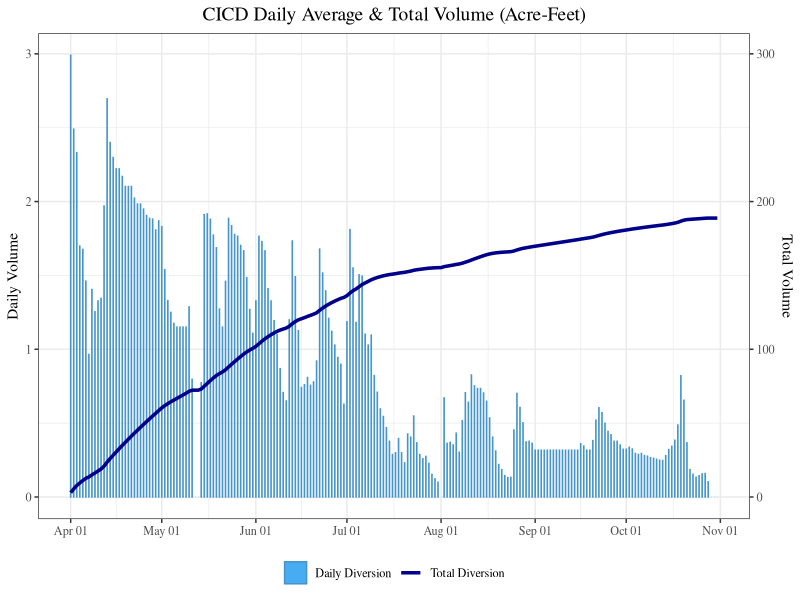
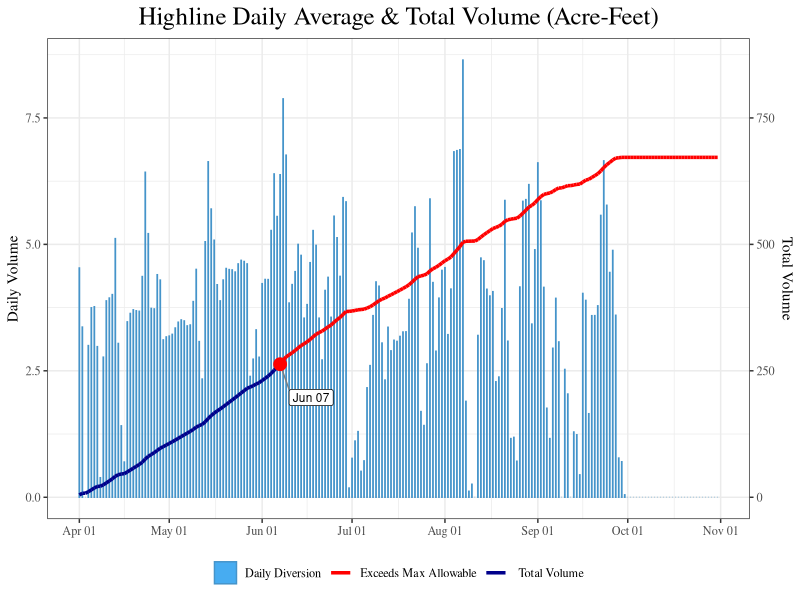
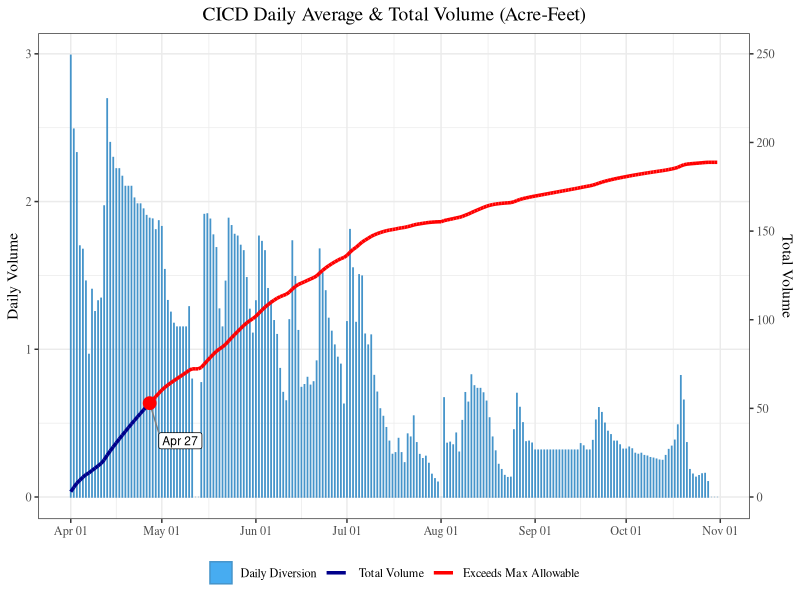
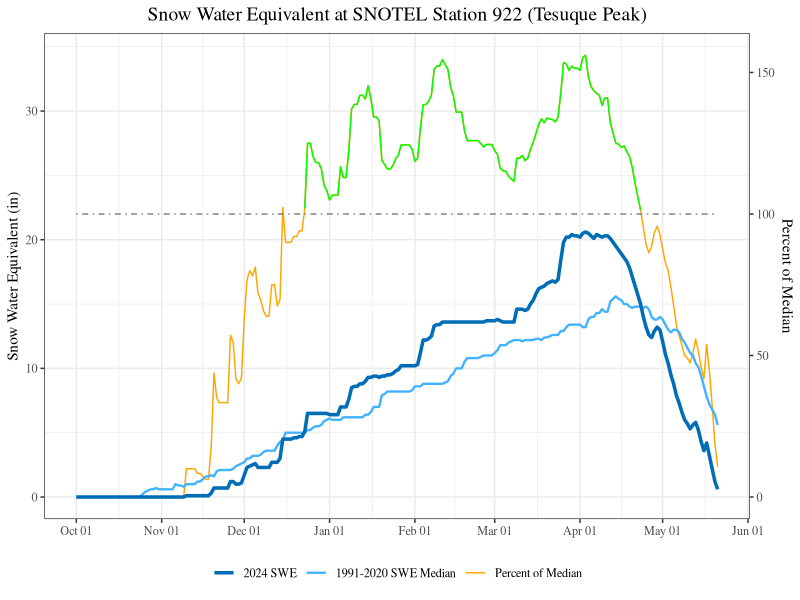
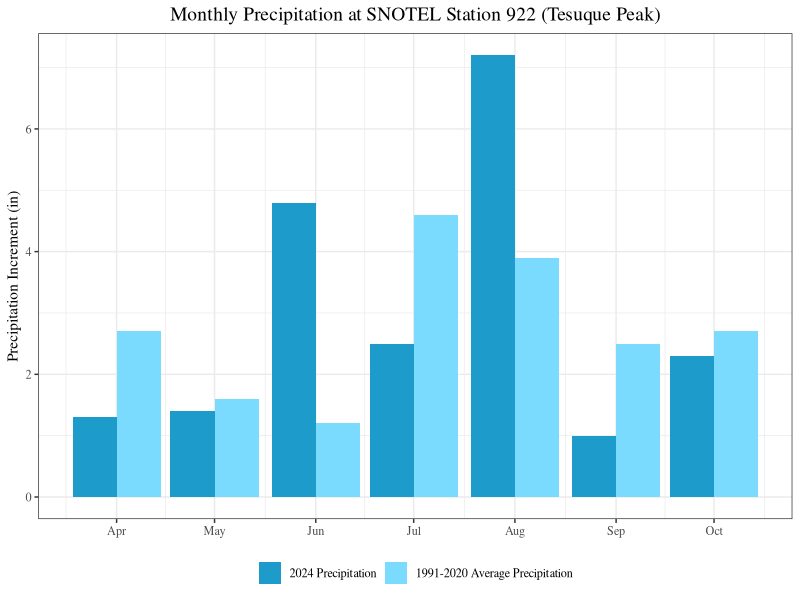
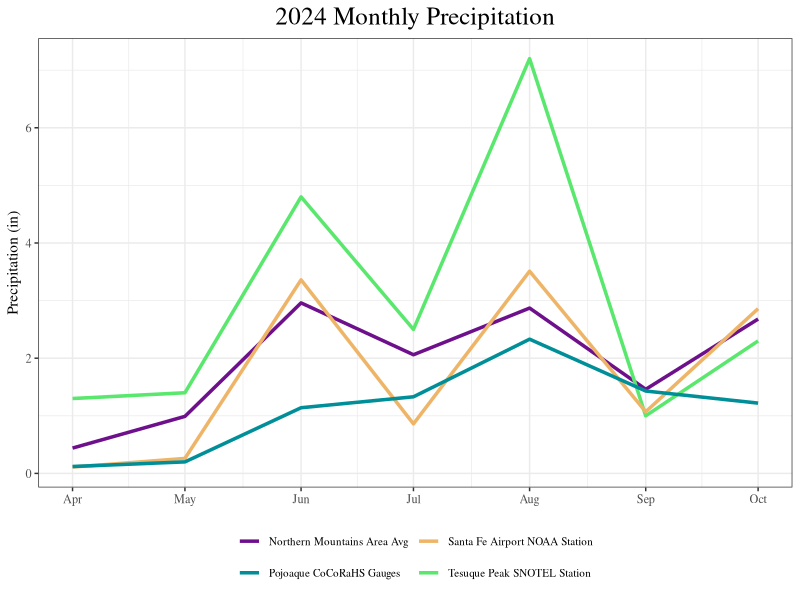
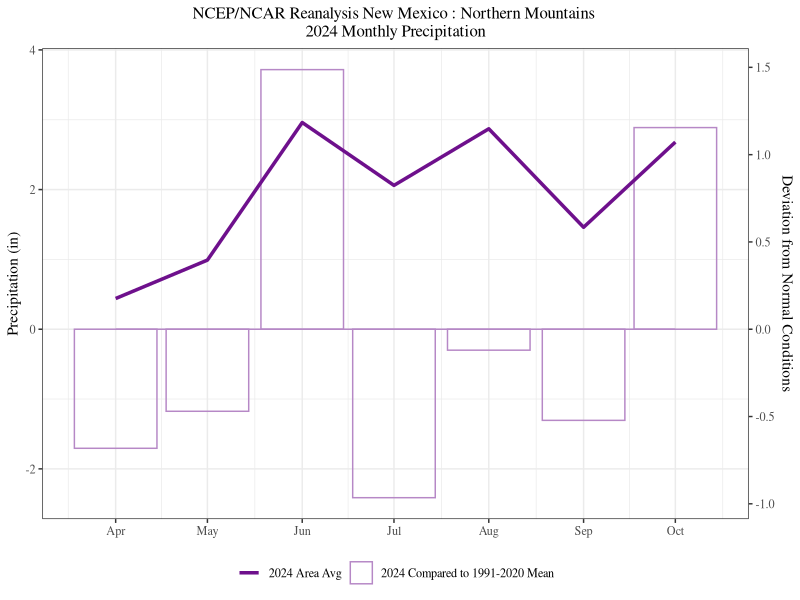
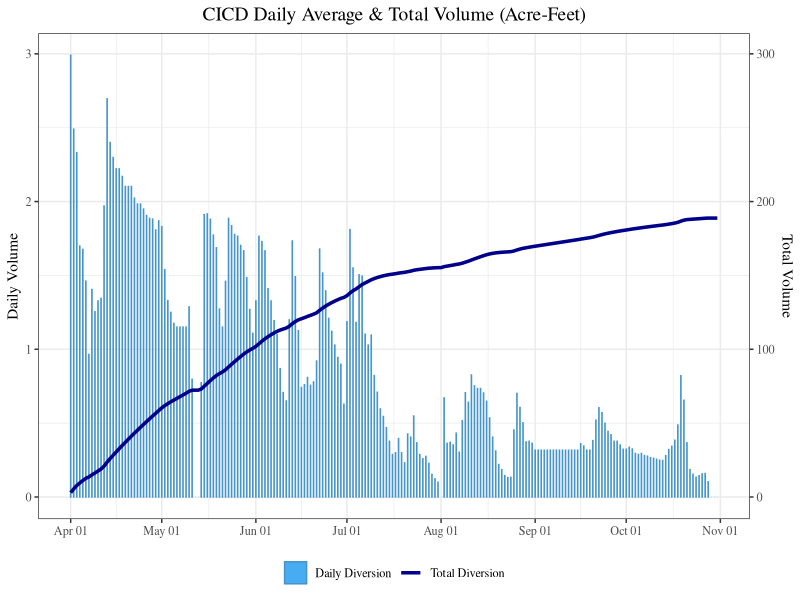

Reproduce these figures in R, in order.
## ---- chunk 1
library(tidyverse) #includes ggplot, dplyr, lubridate, purrr
library(openxlsx)
## ---- chunk 2
#read the .csv
df <- read.csv("NPTsummary.csv") #make sure the .csv is in the same working directory

#convert the Date column from a string to a date
df$Date <- as.Date(df$Date)

## ---- chunk 3
#Name of the desired acequia goes here
acequia = "CICD"
## ---- chunk 4
#replace space with . in acequia name to make compatible with dataframe column names
colname <- str_replace_all(acequia, " ", ".")

#dataframe "a" holds the date, the daily volume, and accumulation of daily volume
a <- data.frame(
  date = as.Date(df$Date), #read Date column as a date type
  daily = df[[colname]],  # Using [[ to dynamically reference the column
  total = cumsum(df[[colname]])  # Use cumsum to accumulate the values
)

#make a table of the monthly totals
summary <- aggregate(cbind(daily)~month(date),
                     data=a,FUN=sum)
colnames(summary) <- c("month", "total") #rename columns
summary <- summary %>% mutate(month = month.abb[as.numeric(month)]) #replace the month number with month abbrev.

#calculate the total diversion and create a summary table
full <- a %>%
  summarise(full = sum(daily, na.rm = TRUE))
pull (full) #save the total as numeric value
summary[nrow(summary) + 1,] = c("Total",full) #add the total to the summary column

#switch rows and columns and save in s
s <- t(summary)

#write table to excel
filename = paste(acequia, ".xlsx")
write.xlsx(s,filename, rowNames=FALSE, colNames=FALSE)
## ---- chunk 5
#scaling coefficiant
coefficiant = 0.01

#make the ggplot using dataframe a
plot <- ggplot(a) + 
  #plot the daily diversion bars. color is set to what we want to appear in the legend. items within the aes() brackets appear in the legend, but items outside won't show up in the legend
  geom_col(aes(x = date, y = daily, colour = "Daily Diversion", width = 0.05), fill = "#47ACF1") +
  #plot total diversion line. Note multiplying coefficient to make scales more even
  geom_line(aes(x = date, y = coefficiant*total, colour = "Total Diversion"), linewidth = 1.2, group = 1) +
  #use scale_color_manual to assign a color to the legend items
  scale_color_manual(values = c("Daily Diversion"="#4594ca", "Total Diversion"="darkblue"))+
  scale_y_continuous(sec.axis = sec_axis(~./coefficiant, name = "Total Volume"))+ #set up second axis
  #set up x axis labels. The date breaks occur every one month. %b calls the month abbreviation and %d calls the day
  scale_x_date(date_breaks = "1 month", date_labels= "%b %d")+
  labs(y = "Daily Volume", title = paste(acequia, "Daily Average & Total Volume (Acre-Feet)"))+ #set up y labels and title
  theme_bw()+ #black/white theme
  theme(
    text = element_text(family = "serif"), #set font to Times
    legend.position = "bottom", #put legend at bottom
    legend.title = element_blank(), #remove legend title
    axis.title.x=element_blank(), #remove x axis title
    plot.title = element_text(hjust = 0.5, size = 14)) #move and resize plot title
plot
## ---- chunk 6
#save the plot as a .jpg
ggsave(plot,
       filename = paste(acequia, ".jpg"),
       device = "jpg",
       height = 3.25, width = 5, units = "in" )
## ---- chunk 7
#create a dataframe only using Highline, Upper Consolidated, and Lower Consolidated
n <- data.frame(
  date = as.Date(df$Date), #read Date column as a date type
  Highline = df$Highline,
  Upper.Consolidated = df$Upper.Consolidated,
  Lower.Consolidated = df$Lower.Consolidated,
  h = cumsum(df$Highline),
  u = cumsum(df$Upper.Consolidated),
  l = cumsum(df$Lower.Consolidated) # Use cumsum to accumulate the values
)
n$sum <- n$h + n$u + n$l #make a sum column of all the diversions

#set threshold to allowed Pueblo diversion
threshold <- 1459
#Find the first instance where diversion is met
result <- n %>%
  filter(sum > threshold) %>%
  slice(1) %>%  # Select the first row where the max diversion is met
  select(date, h, u, l)

#create a column that indicates when overdiversion has been reached
n <- n %>%
  mutate(h_exceeds_threshold = ifelse(h > result$h, "Exceeds Max Allowable", " Total Volume"))


coefficiant = 0.01 #adjust scaling of bars and line

#make the plot for Highline
highline <- ggplot(n) + 
  geom_col(aes(x = date, y = Highline, colour = "Daily Diversion", width = 0.1), fill = "#47ACF1") + #plot the daily diversion as columns
  scale_color_manual(
    values = c("Exceeds Max Allowable" = "red", 
               " Total Volume" = "darkblue", 
               "Daily Diversion" = "#4594ca"),
    breaks = c("Daily Diversion", "Exceeds Max Allowable", " Total Volume")  # Specify the order
  ) + 
  #plot total diversion line. Note multiplying coefficient to make scales more even. Color is based on the "exceeds threshold" column
  geom_line(aes(x = date, y = coefficiant * h, colour = h_exceeds_threshold), linewidth = 1.2, group = 1) + # Color line based on h_exceeds_threshold
  scale_y_continuous(sec.axis = sec_axis(~./coefficiant, name = "Total Volume"))+ #set up second axis
  scale_x_date(date_breaks = "1 month", date_labels= "%b %d")+ #set up x axis labels
  labs(y = "Daily Volume", title = "Highline Daily Average & Total Volume (Acre-Feet)")+ #set up y labels
  theme_bw()+ #black/white theme
  geom_segment(data = result, aes(x = date, y = coefficiant * h, xend = date+3, yend = coefficiant * h-0.5, colour = "segment"))+
  geom_point(data = result, aes(x = date, y = coefficiant * h), color = "red", size = 4) + 
  geom_label(data = result, aes(x = date+3, y = coefficiant * h-0.5, label = format(date, "%b %d")), 
            vjust = 1, hjust = 0, size = 3, color = "black")+
  theme(
    text = element_text(family = "serif"), #set font to Times
    legend.position = "bottom", #put legend at bottom
    legend.title = element_blank(), #remove legend title
    axis.title.x=element_blank(), #remove x axis title
    plot.title = element_text(hjust = 0.5, size = 18)) #move and resize plot title
highline
## ---- chunk 8
threshold = 51.43 #enter allowed diversion amount

#create a column called exceeds_threshold to identify points where allowed diversion is exceeded
a <- a %>%
  mutate(exceeds_threshold = ifelse(a$total > threshold, "Exceeds Max Allowable", " Total Volume"))

#find the first date where maximum allowed diversion is exceeded
result <- a %>%
  filter(total > threshold) %>%
  slice(1) %>%  # Select the first row where the condition is met
  select(date, total)

coefficiant = 0.012 #adjusts scaling of bars and line

#make the plot so that the total volume line turns red when max diversion is reached
p <- ggplot(a) + 
  geom_col(aes(x = date, y = daily, colour = "Daily Diversion", width = 0.1), fill = "#47ACF1") + #plot the daily diversion as columns
  #plot total diversion line. Note multiplying coefficient to make scales more even. Line color is based on whether or not the diversion exceeds the maximum
  geom_line(aes(x = date, y = coefficiant * total, colour = exceeds_threshold), linewidth = 1.2, group = 1) +
  #set legend colors
  scale_color_manual(
    values = c("Exceeds Max Allowable" = "red", 
               " Total Volume" = "darkblue", 
               "Daily Diversion" = "#4594ca"),
    breaks = c("Daily Diversion", " Total Volume", "Exceeds Max Allowable")  # Specify the legend order
  ) + 
  scale_y_continuous(sec.axis = sec_axis(~./coefficiant, name = "Total Volume"))+ #set up second axis
  scale_x_date(date_breaks = "1 month", date_labels= "%b %d")+ #set up x axis labels
  labs(y = "Daily Volume", title = paste(acequia, "Daily Average & Total Volume (Acre-Feet)"))+ #set up y labels
  theme_bw()+ #black/white theme
  geom_segment(data = result, aes(x = date, y = coefficiant * total, xend = date+3, yend = coefficiant * total-0.2, colour = "segment"))+
  geom_point(data = result, aes(x = date, y = coefficiant * total), color = "red", size = 4) + 
  geom_label(data = result, aes(x = date+3, y = coefficiant * total-0.2, label = format(date, "%b %d")), 
            vjust = 1, hjust = 0, size = 3, color = "black")+
  theme(
    text = element_text(family = "serif"), #set font to Times
    legend.position = "bottom", #put legend at bottom
    legend.title = element_blank(), #remove legend title
    axis.title.x=element_blank(), #remove x axis title
    plot.title = element_text(hjust = 0.5, size = 14)) #move and resize plot title
p
## ---- chunk 9
#save the plot as a .jpg
ggsave(p,
       filename = paste(acequia, ".jpg"),
       device = "jpg",
       height = 3.25, width = 5, units = "in" )
## ---- chunk 10
swe <- read.csv("swe.csv") #read the .csv

swe$percentmedian <- (swe$swe/swe$medianswe)*100 #create a percent of median column

swe$date <- as.Date(swe$date) #read the date column as a Date type

swe_filtered <- swe[swe$percentmedian >= 100, ] #filter dates where swe exceeds 100% of the median
swe_filtered <- swe_filtered %>% drop_na #exclude all na values
swe_filtered = swe_filtered[-1,] #remove the first row because it was an outlier
## ---- chunk 11
coefficiant = 0.22 #adjust scaling of bars and line. coefficiant applies to the percent median lines

#make the ggplot
plot <- ggplot(swe) + 
  #plot the percent of median line
  geom_line(aes(x = date, y = coefficiant * percentmedian, color = "Percent of Median"), linewidth = 0.5) +
  #make the percent of median line turn green where SWE exceeds 100%
  geom_line(data = swe_filtered, aes(x = date, y = coefficiant * percentmedian), color = "green", linewidth = 0.5)+
  #plot the median swe line
  geom_line(aes(x = date, y = medianswe, colour = "1991-2020 SWE Median"), linewidth = 0.8) + #plot the median swe
  #plot the 2024 swe line
  geom_line(aes(x = date, y = swe, colour = "2024 SWE"), linewidth = 1.2) +
  #plot 100% as a dotted line
  geom_line(aes(x = date, y = 100*coefficiant, color = "100% of Median"), linewidth = 0.5, linetype = "dotdash")+
  #assign colors to legend items
  scale_color_manual(
    values = c(
      "2024 SWE"="#006db7", 
      "1991-2020 SWE Median"="#41b2ff", 
      "Percent of Median" = "orange"),
    breaks = c("2024 SWE", "1991-2020 SWE Median", "Percent of Median"))+
  scale_y_continuous(sec.axis = sec_axis(~./coefficiant, name = "Percent of Median"))+ #set up second axis
  scale_x_date(date_breaks = "1 month", date_labels= "%b %d")+ #set up x axis labels
  labs(y = "Snow Water Equivalent (in)", title = paste("Snow Water Equivalent at SNOTEL Station 922 (Tesuque Peak)"))+ #set up y labels and title
  theme_bw()+ #black/white theme
  theme(
    text = element_text(family = "serif"), #set font to Times
    legend.position = "bottom", #put legend at bottom
    legend.title = element_blank(), #remove legend title
    axis.title.x=element_blank(), #remove x axis title
    plot.title = element_text(hjust = 0.5, size = 14)) #move and resize plot title
plot
## ---- chunk 12
precip <- read.csv("precip.csv") #read the precip csv

precip$date <- as.Date(precip$date) #read date column as Date type

#manipulating the precip dataframe to make it easier to plot the snotel data as two columns
precip_long <- precip %>%
  pivot_longer(cols = c(precip_inc, precip_avg), 
               names_to = "type", 
               values_to = "precip_value") %>%
  mutate(type = factor(type, levels = c("precip_inc", "precip_avg"), 
                       labels = c("2024 Precipitation", "1991-2020 Average Precipitation")))
## ---- chunk 13
plot <- ggplot(precip_long) +
  #plot snotel precip as two bars - one for 1991-2020 average and one for 2024 monthly means
  geom_bar(aes(x = date, y = precip_value, fill = type), 
           position = "dodge", stat = "identity") +
  scale_fill_manual(
    values = c(
      "2024 Precipitation" = "#1d9bca", 
      "1991-2020 Average Precipitation" = "#7adbff"),
    breaks = c("2024 Precipitation", "1991-2020 Average Precipitation")) +
  scale_x_date(date_breaks = "1 month", date_labels = "%b") + # Set up x axis labels
  labs(y = "Precipitation Increment (in)", 
       title = "Monthly Precipitation at SNOTEL Station 922 (Tesuque Peak)") + 
  theme_bw() + # Black/white theme
  theme(
    text = element_text(family = "serif"), # Set font to Times
    legend.position = "bottom", # Put legend at bottom
    legend.title = element_blank(), # Remove legend title
    axis.title.x = element_blank(), # Remove x axis title
    plot.title = element_text(hjust = 0.5, size = 14)) # Move and resize plot title

plot
## ---- chunk 14
plot <- ggplot(precip)+
  geom_line(aes(x = date, y=mean_r2,color = "Northern Mountains Area Avg"), linewidth = 1.2)+
  geom_line(aes(x=date, y =precip_inc, color = "Tesuque Peak SNOTEL Station"), linewidth = 1.2)+
  geom_line(aes(x=date, y =sfe_precip, color = "Santa Fe Airport NOAA Station"), linewidth = 1.2)+
  geom_line(aes(x = date,y=cocorahs, color = "Pojoaque CoCoRaHS Gauges"), linewidth = 1.2)+
  scale_color_manual(
    values = c(
      "Tesuque Peak SNOTEL Station" = "#5AE76D",
      "Santa Fe Airport NOAA Station" = "#EEB568",
      "Pojoaque CoCoRaHS Gauges" = "#008f98",
      "Northern Mountains Area Avg" = "#6e108c"
    )
  )+
  scale_x_date(date_breaks = "1 month", date_labels = "%b") + # Set up x axis labels
  labs(y = "Precipitation (in)", 
       title = "2024 Monthly Precipitation") + 
  guides(color = guide_legend(nrow = 2))+
  theme_bw() + # Black/white theme
  theme(
    text = element_text(family = "serif"), # Set font to Times
    legend.position = "bottom", # Put legend at bottom
    legend.title = element_blank(), # Remove legend title
    legend.text=element_text(size=8),
    axis.title.x = element_blank(), # Remove x axis title
    plot.title = element_text(hjust = 0.5, size = 18)) # Move and resize plot title

plot
## ---- chunk 15
ggsave(plot,
       filename = "ncep.jpg",
       device = "jpg",
       height = 5, width = 5, units = "in" )
## ---- chunk 16
coefficiant = 2.5 #adjust scaling of bars and line

plot <- ggplot(precip)+
  geom_col(aes(x = date,y=anomaly_r2*coefficiant, color = "2024 Compared to 1991-2020 Mean"), fill = NA)+
  geom_line(aes(x = date, y=mean_r2,color = "2024 Area Avg"), linewidth = 1.2)+
  geom_line(aes(x=date, y =0), color = "#b688c6")+
  scale_y_continuous(sec.axis = sec_axis(~./coefficiant, name = "Deviation from Normal Conditions"))+ #set up second axis
  scale_color_manual(
    values = c(
      "2024 Compared to 1991-2020 Mean" = "#b688c6",
      "2024 Area Avg" = "#6e108c"
    )
  )+
  scale_x_date(date_breaks = "1 month", date_labels = "%b") + # Set up x axis labels
  labs(y = "Precipitation (in)", 
       title = "NCEP/NCAR Reanalysis New Mexico : Northern Mountains \n2024 Monthly Precipitation") + 
  theme_bw() + # Black/white theme
  theme(
    text = element_text(family = "serif"), # Set font to Times
    legend.position = "bottom", # Put legend at bottom
    legend.title = element_blank(), # Remove legend title
    axis.title.x = element_blank(), # Remove x axis title
    plot.title = element_text(hjust = 0.5, size = 12)) # Move and resize plot title
plot
